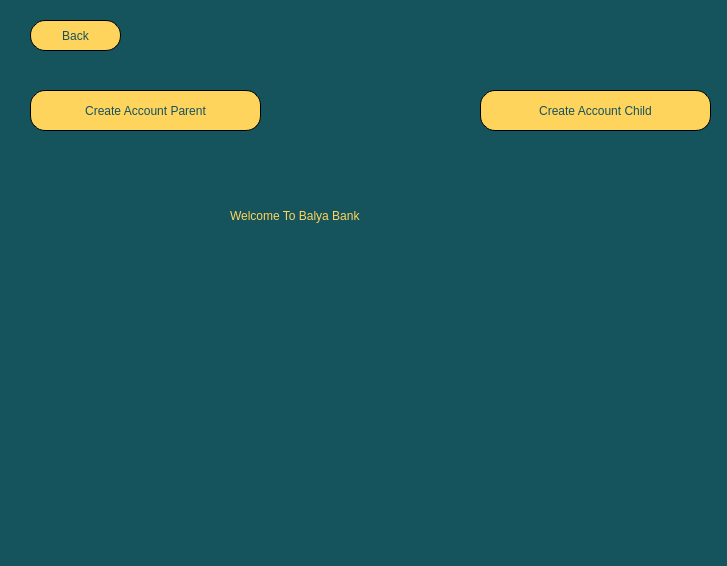
<?xml version="1.0" encoding="UTF-8"?>
<ui version="4.0">
 <class>Create_account</class>
 <widget class="QMainWindow" name="Create_account">
  <property name="geometry">
   <rect>
    <x>0</x>
    <y>0</y>
    <width>727</width>
    <height>566</height>
   </rect>
  </property>
  <property name="windowTitle">
   <string>MainWindow</string>
  </property>
  <property name="styleSheet">
   <string notr="true">background-color: rgb(21, 84, 93);</string>
  </property>
  <widget class="QWidget" name="centralwidget">
   <widget class="QLabel" name="label">
    <property name="geometry">
     <rect>
      <x>310</x>
      <y>0</y>
      <width>131</width>
      <height>121</height>
     </rect>
    </property>
    <property name="styleSheet">
     <string notr="true">background-image: url(:/assets/logo3_1.png);</string>
    </property>
    <property name="text">
     <string/>
    </property>
    <property name="pixmap">
     <pixmap>:/assets/logo3_1.png</pixmap>
    </property>
    <property name="scaledContents">
     <bool>true</bool>
    </property>
   </widget>
   <widget class="QPushButton" name="transaction_btn">
    <property name="geometry">
     <rect>
      <x>30</x>
      <y>90</y>
      <width>231</width>
      <height>41</height>
     </rect>
    </property>
    <property name="styleSheet">
     <string notr="true">QPushButton {
font: italic 18pt &quot;Goudy Old Style&quot;;
background-color: rgb(255, 212, 93);
color: rgb(21, 82, 93);
border: 1px solid;
border-radius: 15px;
}
QPushButton:hover {
background-color:rgb(14, 54, 61);
color:rgb(255,212,93);
}</string>
    </property>
    <property name="text">
     <string>Create Account Parent</string>
    </property>
   </widget>
   <widget class="QPushButton" name="transaction_btn_2">
    <property name="geometry">
     <rect>
      <x>480</x>
      <y>90</y>
      <width>231</width>
      <height>41</height>
     </rect>
    </property>
    <property name="styleSheet">
     <string notr="true">QPushButton {
font: italic 18pt &quot;Goudy Old Style&quot;;
background-color: rgb(255, 212, 93);
color: rgb(21, 82, 93);
border: 1px solid;
border-radius: 15px;
}
QPushButton:hover {
background-color:rgb(14, 54, 61);
color:rgb(255,212,93);
}</string>
    </property>
    <property name="text">
     <string>Create Account Child</string>
    </property>
   </widget>
   <widget class="QStackedWidget" name="stackedWidget">
    <property name="geometry">
     <rect>
      <x>0</x>
      <y>150</y>
      <width>721</width>
      <height>411</height>
     </rect>
    </property>
    <property name="currentIndex">
     <number>0</number>
    </property>
    <widget class="QWidget" name="Home_page">
     <widget class="QLabel" name="label_15">
      <property name="geometry">
       <rect>
        <x>230</x>
        <y>30</y>
        <width>291</width>
        <height>71</height>
       </rect>
      </property>
      <property name="styleSheet">
       <string notr="true">font: 75 22pt &quot;Goudy Old Style&quot;;
color: rgb(255, 212, 93);</string>
      </property>
      <property name="text">
       <string>Welcome To Balya Bank</string>
      </property>
     </widget>
    </widget>
    <widget class="QWidget" name="Parent_page">
     <widget class="QLabel" name="label_2">
      <property name="geometry">
       <rect>
        <x>80</x>
        <y>80</y>
        <width>91</width>
        <height>21</height>
       </rect>
      </property>
      <property name="styleSheet">
       <string notr="true">color: rgb(255, 255, 255);
font: 75 14pt &quot;Goudy Old Style&quot;;</string>
      </property>
      <property name="text">
       <string>Name</string>
      </property>
     </widget>
     <widget class="QLabel" name="label_4">
      <property name="geometry">
       <rect>
        <x>80</x>
        <y>130</y>
        <width>151</width>
        <height>21</height>
       </rect>
      </property>
      <property name="styleSheet">
       <string notr="true">color: rgb(255, 255, 255);
font: 75 14pt &quot;Goudy Old Style&quot;;</string>
      </property>
      <property name="text">
       <string>Phone Number</string>
      </property>
     </widget>
     <widget class="QLabel" name="label_5">
      <property name="geometry">
       <rect>
        <x>80</x>
        <y>170</y>
        <width>91</width>
        <height>21</height>
       </rect>
      </property>
      <property name="styleSheet">
       <string notr="true">color: rgb(255, 255, 255);
font: 75 14pt &quot;Goudy Old Style&quot;;</string>
      </property>
      <property name="text">
       <string>Username</string>
      </property>
     </widget>
     <widget class="QLabel" name="label_6">
      <property name="geometry">
       <rect>
        <x>80</x>
        <y>220</y>
        <width>91</width>
        <height>21</height>
       </rect>
      </property>
      <property name="styleSheet">
       <string notr="true">color: rgb(255, 255, 255);
font: 75 14pt &quot;Goudy Old Style&quot;;</string>
      </property>
      <property name="text">
       <string>Password</string>
      </property>
     </widget>
     <widget class="QLabel" name="label_7">
      <property name="geometry">
       <rect>
        <x>80</x>
        <y>270</y>
        <width>151</width>
        <height>21</height>
       </rect>
      </property>
      <property name="styleSheet">
       <string notr="true">color: rgb(255, 255, 255);
font: 75 14pt &quot;Goudy Old Style&quot;;</string>
      </property>
      <property name="text">
       <string>Re-enter Password</string>
      </property>
     </widget>
     <widget class="QLineEdit" name="Name_edt">
      <property name="geometry">
       <rect>
        <x>460</x>
        <y>70</y>
        <width>191</width>
        <height>31</height>
       </rect>
      </property>
      <property name="styleSheet">
       <string notr="true">color: rgb(255, 255, 255);
font: 75 14pt &quot;Goudy Old Style&quot;;</string>
      </property>
     </widget>
     <widget class="QLineEdit" name="phone_edt">
      <property name="geometry">
       <rect>
        <x>460</x>
        <y>120</y>
        <width>191</width>
        <height>31</height>
       </rect>
      </property>
      <property name="styleSheet">
       <string notr="true">color: rgb(255, 255, 255);
font: 75 14pt &quot;Goudy Old Style&quot;;</string>
      </property>
     </widget>
     <widget class="QLineEdit" name="username_edt">
      <property name="geometry">
       <rect>
        <x>460</x>
        <y>170</y>
        <width>191</width>
        <height>31</height>
       </rect>
      </property>
     </widget>
     <widget class="QLineEdit" name="pass_edit">
      <property name="geometry">
       <rect>
        <x>460</x>
        <y>210</y>
        <width>191</width>
        <height>31</height>
       </rect>
      </property>
      <property name="styleSheet">
       <string notr="true">color: rgb(255, 255, 255);
font: 75 14pt &quot;Goudy Old Style&quot;;</string>
      </property>
     </widget>
     <widget class="QLineEdit" name="repass_edt">
      <property name="geometry">
       <rect>
        <x>460</x>
        <y>250</y>
        <width>191</width>
        <height>31</height>
       </rect>
      </property>
      <property name="styleSheet">
       <string notr="true">color: rgb(255, 255, 255);
font: 75 14pt &quot;Goudy Old Style&quot;;</string>
      </property>
     </widget>
     <widget class="QLabel" name="label_8">
      <property name="geometry">
       <rect>
        <x>260</x>
        <y>10</y>
        <width>221</width>
        <height>21</height>
       </rect>
      </property>
      <property name="styleSheet">
       <string notr="true">color: rgb(255, 255, 255);
font: 75 24pt &quot;Goudy Old Style&quot;;</string>
      </property>
      <property name="text">
       <string>Parent Account</string>
      </property>
     </widget>
     <widget class="QPushButton" name="Submit_btn">
      <property name="geometry">
       <rect>
        <x>270</x>
        <y>360</y>
        <width>181</width>
        <height>31</height>
       </rect>
      </property>
      <property name="styleSheet">
       <string notr="true">QPushButton {
font: italic 18pt &quot;Goudy Old Style&quot;;
background-color: rgb(255, 212, 93);
color: rgb(21, 82, 93);
border: 1px solid;
border-radius: 15px;
}
QPushButton:hover {
background-color:rgb(14, 54, 61);
color:rgb(255,212,93);
}</string>
      </property>
      <property name="text">
       <string>Submit</string>
      </property>
     </widget>
     <widget class="QLabel" name="label_3">
      <property name="geometry">
       <rect>
        <x>80</x>
        <y>310</y>
        <width>91</width>
        <height>21</height>
       </rect>
      </property>
      <property name="styleSheet">
       <string notr="true">color: rgb(255, 255, 255);
font: 75 14pt &quot;Goudy Old Style&quot;;</string>
      </property>
      <property name="text">
       <string>Email ID</string>
      </property>
     </widget>
     <widget class="QLineEdit" name="Email_edt">
      <property name="geometry">
       <rect>
        <x>460</x>
        <y>290</y>
        <width>191</width>
        <height>31</height>
       </rect>
      </property>
      <property name="styleSheet">
       <string notr="true">color: rgb(255, 255, 255);
font: 75 14pt &quot;Goudy Old Style&quot;;</string>
      </property>
     </widget>
    </widget>
    <widget class="QWidget" name="Child_page">
     <widget class="QLabel" name="label_9">
      <property name="geometry">
       <rect>
        <x>280</x>
        <y>30</y>
        <width>191</width>
        <height>21</height>
       </rect>
      </property>
      <property name="styleSheet">
       <string notr="true">color: rgb(255, 255, 255);
font: 75 24pt &quot;Goudy Old Style&quot;;</string>
      </property>
      <property name="text">
       <string>Child Account</string>
      </property>
     </widget>
     <widget class="QLabel" name="label_10">
      <property name="geometry">
       <rect>
        <x>120</x>
        <y>290</y>
        <width>151</width>
        <height>21</height>
       </rect>
      </property>
      <property name="styleSheet">
       <string notr="true">color: rgb(255, 255, 255);
font: 75 14pt &quot;Goudy Old Style&quot;;</string>
      </property>
      <property name="text">
       <string>Re-enter Password</string>
      </property>
     </widget>
     <widget class="QLabel" name="label_11">
      <property name="geometry">
       <rect>
        <x>120</x>
        <y>250</y>
        <width>91</width>
        <height>21</height>
       </rect>
      </property>
      <property name="styleSheet">
       <string notr="true">color: rgb(255, 255, 255);
font: 75 14pt &quot;Goudy Old Style&quot;;</string>
      </property>
      <property name="text">
       <string>Password</string>
      </property>
     </widget>
     <widget class="QLabel" name="label_12">
      <property name="geometry">
       <rect>
        <x>120</x>
        <y>80</y>
        <width>91</width>
        <height>21</height>
       </rect>
      </property>
      <property name="styleSheet">
       <string notr="true">color: rgb(255, 255, 255);
font: 75 14pt &quot;Goudy Old Style&quot;;</string>
      </property>
      <property name="text">
       <string>Name</string>
      </property>
     </widget>
     <widget class="QLineEdit" name="child_username_edt">
      <property name="geometry">
       <rect>
        <x>430</x>
        <y>160</y>
        <width>191</width>
        <height>31</height>
       </rect>
      </property>
      <property name="styleSheet">
       <string notr="true">color: rgb(255, 255, 255);
font: 75 14pt &quot;Goudy Old Style&quot;;</string>
      </property>
     </widget>
     <widget class="QLineEdit" name="child_parent_Acc_edt">
      <property name="geometry">
       <rect>
        <x>430</x>
        <y>200</y>
        <width>191</width>
        <height>31</height>
       </rect>
      </property>
      <property name="styleSheet">
       <string notr="true">color: rgb(255, 255, 255);
font: 75 14pt &quot;Goudy Old Style&quot;;</string>
      </property>
     </widget>
     <widget class="QLabel" name="label_13">
      <property name="geometry">
       <rect>
        <x>120</x>
        <y>170</y>
        <width>91</width>
        <height>21</height>
       </rect>
      </property>
      <property name="styleSheet">
       <string notr="true">color: rgb(255, 255, 255);
font: 75 14pt &quot;Goudy Old Style&quot;;</string>
      </property>
      <property name="text">
       <string>Username</string>
      </property>
     </widget>
     <widget class="QLineEdit" name="child_repass_edt">
      <property name="geometry">
       <rect>
        <x>430</x>
        <y>280</y>
        <width>191</width>
        <height>31</height>
       </rect>
      </property>
      <property name="styleSheet">
       <string notr="true">color: rgb(255, 255, 255);
font: 75 14pt &quot;Goudy Old Style&quot;;</string>
      </property>
     </widget>
     <widget class="QLineEdit" name="child_Name_edt">
      <property name="geometry">
       <rect>
        <x>430</x>
        <y>70</y>
        <width>191</width>
        <height>31</height>
       </rect>
      </property>
      <property name="styleSheet">
       <string notr="true">color: rgb(255, 255, 255);
font: 75 14pt &quot;Goudy Old Style&quot;;</string>
      </property>
     </widget>
     <widget class="QLabel" name="label_14">
      <property name="geometry">
       <rect>
        <x>120</x>
        <y>130</y>
        <width>131</width>
        <height>21</height>
       </rect>
      </property>
      <property name="styleSheet">
       <string notr="true">color: rgb(255, 255, 255);
font: 75 14pt &quot;Goudy Old Style&quot;;</string>
      </property>
      <property name="text">
       <string>Date Of Birth</string>
      </property>
     </widget>
     <widget class="QDateEdit" name="dateEdit">
      <property name="geometry">
       <rect>
        <x>430</x>
        <y>120</y>
        <width>191</width>
        <height>31</height>
       </rect>
      </property>
      <property name="styleSheet">
       <string notr="true">color: rgb(255, 255, 255);
font: 75 14pt &quot;Goudy Old Style&quot;;</string>
      </property>
     </widget>
     <widget class="QPushButton" name="child_submit_btn">
      <property name="geometry">
       <rect>
        <x>280</x>
        <y>370</y>
        <width>181</width>
        <height>31</height>
       </rect>
      </property>
      <property name="styleSheet">
       <string notr="true">QPushButton {
font: italic 18pt &quot;Goudy Old Style&quot;;
background-color: rgb(255, 212, 93);
color: rgb(21, 82, 93);
border: 1px solid;
border-radius: 15px;
}
QPushButton:hover {
background-color:rgb(14, 54, 61);
color:rgb(255,212,93);
}</string>
      </property>
      <property name="text">
       <string>Submit</string>
      </property>
     </widget>
     <widget class="QLineEdit" name="child_pass_edt">
      <property name="geometry">
       <rect>
        <x>430</x>
        <y>240</y>
        <width>191</width>
        <height>31</height>
       </rect>
      </property>
      <property name="styleSheet">
       <string notr="true">color: rgb(255, 255, 255);
font: 75 14pt &quot;Goudy Old Style&quot;;</string>
      </property>
     </widget>
     <widget class="QLabel" name="label_16">
      <property name="geometry">
       <rect>
        <x>120</x>
        <y>210</y>
        <width>221</width>
        <height>21</height>
       </rect>
      </property>
      <property name="styleSheet">
       <string notr="true">color: rgb(255, 255, 255);
font: 75 14pt &quot;Goudy Old Style&quot;;</string>
      </property>
      <property name="text">
       <string>Parent Account Number</string>
      </property>
     </widget>
     <widget class="QLabel" name="label_17">
      <property name="geometry">
       <rect>
        <x>120</x>
        <y>330</y>
        <width>151</width>
        <height>21</height>
       </rect>
      </property>
      <property name="styleSheet">
       <string notr="true">color: rgb(255, 255, 255);
font: 75 14pt &quot;Goudy Old Style&quot;;</string>
      </property>
      <property name="text">
       <string>Email Id</string>
      </property>
     </widget>
     <widget class="QLineEdit" name="child_mail_edt">
      <property name="geometry">
       <rect>
        <x>430</x>
        <y>320</y>
        <width>191</width>
        <height>31</height>
       </rect>
      </property>
      <property name="styleSheet">
       <string notr="true">color: rgb(255, 255, 255);
font: 75 14pt &quot;Goudy Old Style&quot;;</string>
      </property>
     </widget>
    </widget>
   </widget>
   <widget class="QPushButton" name="Back_btn">
    <property name="geometry">
     <rect>
      <x>30</x>
      <y>20</y>
      <width>91</width>
      <height>31</height>
     </rect>
    </property>
    <property name="styleSheet">
     <string notr="true">QPushButton {
font: italic 18pt &quot;Goudy Old Style&quot;;
background-color: rgb(255, 212, 93);
color: rgb(21, 82, 93);
border: 1px solid;
border-radius: 15px;
}
QPushButton:hover {
background-color:rgb(14, 54, 61);
color:rgb(255,212,93);
}</string>
    </property>
    <property name="text">
     <string>Back</string>
    </property>
   </widget>
  </widget>
 </widget>
 <resources>
  <include location="../Resource/com_logo.qrc"/>
 </resources>
 <connections/>
</ui>
